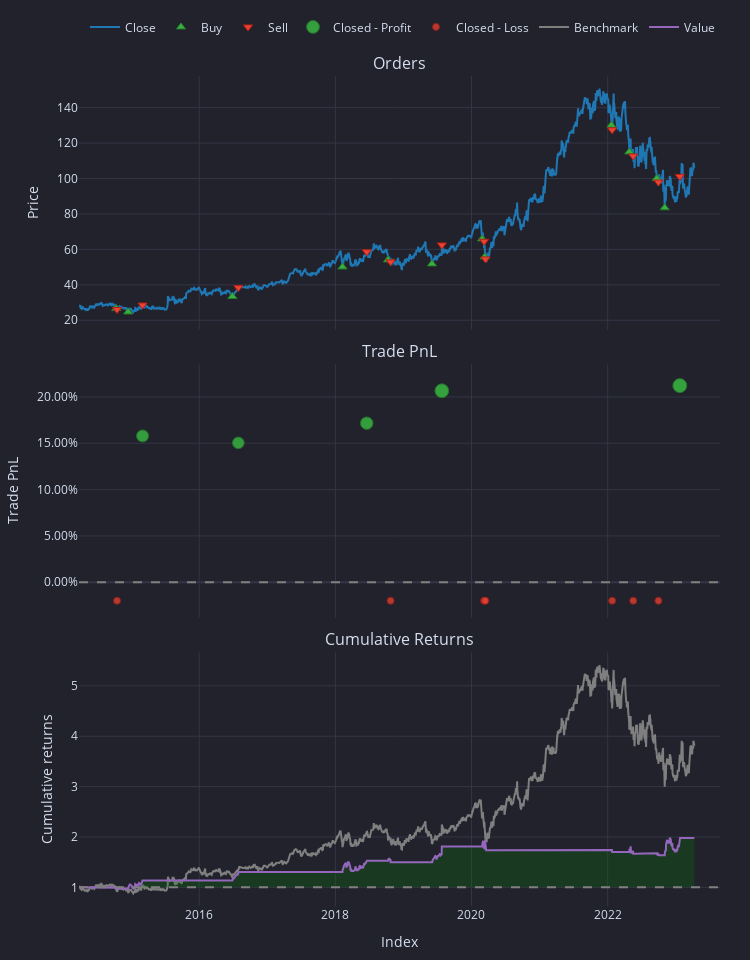

Source (notebook cell):
### Markdown cell above
# 2

### Code cell
# example

RSI = vbt.IF.from_talib('RSI')

@njit
def produce_signal(rsi, entry, exit):
    trend = np.where(rsi > exit, -1, 0)
    trend = np.where(rsi < entry, 1, trend)
    return trend

def custom_indicator(close, rsi_window=14, entry=30, exit=70):
    rsi = RSI.run(close, rsi_window).real.to_numpy()
    return produce_signal(rsi, entry, exit)

ind = vbt.IF(
    class_name="Combination",
    short_name="comb",
    input_names=["close"],
    param_names=["rsi_window", "entry", "exit"],
    output_names=["value"],
).with_apply_func(
    custom_indicator,
    rsi_window=14,
    entry=30,
    exit=70)
# .with_apply_func => set to default
res = ind.run(
    df["Close"],
    rsi_window=14,
    entry=30,
    exit=70,
)

print(res.value)

entries = res.value == 1
exits = res.value == -1

pf = vbt.Portfolio.from_signals(df["Close"],
    entries,
    exits,
    freq='1h',
    sl_stop=[0.02],
)

print(pf.stats())
pf.plot().show()

### Figure 1 — Plotly figure (JSON) as saved in the notebook; plotly's stock layout.template omitted (floating-point values rounded to 4 significant figures; data arrays with more than 128 entries replaced by an {"elided": "..."} marker saying what was removed)
{"data": [{"legendgroup": "0", "line": {"color": "#1f77b4"}, "mode": "lines", "name": "Close", "showlegend": true, "type": "scatter", "uid": "80a4ace6-9086-4fef-94e6-4cc2c2b5d9b6", "x": {"elided": "2276 str values"}, "xaxis": "x", "y": {"elided": "2276 float values"}, "yaxis": "y"}, {"customdata": [["0", "2014-10-13", "2014-10-13", "2014-10-13", 3.761, 26.59, 0, "Market", "None"], ["2", "2014-12-16", "2014-12-16", "2014-12-16", 3.967, 24.7, 0, "Market", "None"], ["4", "2016-06-27", "2016-06-27", "2016-06-27", 3.396, 33.41, 0, "Market", "None"], ["6", "2018-02-08", "2018-02-08", "2018-02-08", 2.607, 50.08, 0, "Market", "None"], ["8", "2018-10-10", "2018-10-10", "2018-10-10", 2.829, 54.06, 0, "Market", "None"], ["10", "2019-06-03", "2019-06-03", "2019-06-03", 2.893, 51.81, 0, "Market", "None"], ["12", "2020-02-27", "2020-02-27", "2020-02-27", 2.745, 65.9, 0, "Market", "None"], ["14", "2020-03-12", "2020-03-12", "2020-03-12", 3.18, 55.75, 0, "Market", "None"], ["16", "2022-01-21", "2022-01-21", "2022-01-21", 1.335, 130.1, 0, "Market", "None"], ["18", "2022-04-27", "2022-04-27", "2022-04-27", 1.48, 115.0, 0, "Market", "None"], ["20", "2022-09-21", "2022-09-21", "2022-09-21", 1.668, 100.0, 0, "Market", "None"], ["22", "2022-11-03", "2022-11-03", "2022-11-03", 1.958, 83.49, 0, "Market", "None"]], "hovertemplate": "<br>Order Id: %{customdata[0]}\n<br>Signal Index: %{customdata[1]}\n<br>Creation Index: %{customdata[2]}\n<br>Fill Index: %{customdata[3]}\n<br>Size: %{customdata[4]:,}\n<br>Price: %{customdata[5]:,}\n<br>Fees: %{customdata[6]:,}\n<br>Type: %{customdata[7]}\n<br>Stop Type: %{customdata[8]}", "marker": {"color": "#37B13F", "line": {"color": "rgb(38,123,44)", "width": 1}, "size": 8, "symbol": "triangle-up"}, "mode": "markers", "name": "Buy", "type": "scatter", "uid": "057f8540-34fc-460c-a7ea-1e1b273f372d", "x": ["2014-10-13T00:00:00", "2014-12-16T00:00:00", "2016-06-27T00:00:00", "2018-02-08T00:00:00", "2018-10-10T00:00:00", "2019-06-03T00:00:00", "2020-02-27T00:00:00", "2020-03-12T00:00:00", "2022-01-21T00:00:00", "2022-04-27T00:00:00", "2022-09-21T00:00:00", "2022-11-03T00:00:00"], "xaxis": "x", "y": [26.59, 24.7, 33.41, 50.08, 54.06, 51.81, 65.9, 55.75, 130.1, 115.0, 100.0, 83.49], "yaxis": "y"}, {"customdata": [["1", "2014-10-13", "2014-10-17", "2014-10-17", 3.761, 26.06, 0, "Market", "SL"], ["3", "2015-03-03", "2015-03-03", "2015-03-03", 3.967, 28.6, 0, "Market", "None"], ["5", "2016-07-29", "2016-07-29", "2016-07-29", 3.396, 38.44, 0, "Market", "None"], ["7", "2018-06-18", "2018-06-18", "2018-06-18", 2.607, 58.67, 0, "Market", "None"], ["9", "2018-10-10", "2018-10-24", "2018-10-24", 2.829, 52.98, 0, "Market", "SL"], ["11", "2019-07-26", "2019-07-26", "2019-07-26", 2.893, 62.52, 0, "Market", "None"], ["13", "2020-02-27", "2020-03-09", "2020-03-09", 2.745, 64.59, 0, "Market", "SL"], ["15", "2020-03-12", "2020-03-16", "2020-03-16", 3.18, 54.63, 0, "Market", "SL"], ["17", "2022-01-21", "2022-01-25", "2022-01-25", 1.335, 127.5, 0, "Market", "SL"], ["19", "2022-04-27", "2022-05-18", "2022-05-18", 1.48, 112.7, 0, "Market", "SL"], ["21", "2022-09-21", "2022-09-30", "2022-09-30", 1.668, 98.01, 0, "Market", "SL"], ["23", "2023-01-23", "2023-01-23", "2023-01-23", 1.958, 101.2, 0, "Market", "None"]], "hovertemplate": "<br>Order Id: %{customdata[0]}\n<br>Signal Index: %{customdata[1]}\n<br>Creation Index: %{customdata[2]}\n<br>Fill Index: %{customdata[3]}\n<br>Size: %{customdata[4]:,}\n<br>Price: %{customdata[5]:,}\n<br>Fees: %{customdata[6]:,}\n<br>Type: %{customdata[7]}\n<br>Stop Type: %{customdata[8]}", "marker": {"color": "#EA4335", "line": {"color": "rgb(181,31,18)", "width": 1}, "size": 8, "symbol": "triangle-down"}, "mode": "markers", "name": "Sell", "type": "scatter", "uid": "93ec873b-6cda-48a2-94db-2449438a0d02", "x": ["2014-10-17T00:00:00", "2015-03-03T00:00:00", "2016-07-29T00:00:00", "2018-06-18T00:00:00", "2018-10-24T00:00:00", "2019-07-26T00:00:00", "2020-03-09T00:00:00", "2020-03-16T00:00:00", "2022-01-25T00:00:00", "2022-05-18T00:00:00", "2022-09-30T00:00:00", "2023-01-23T00:00:00"], "xaxis": "x", "y": [26.06, 28.6, 38.44, 58.67, 52.98, 62.52, 64.59, 54.63, 127.5, 112.7, 98.01, 101.2], "yaxis": "y"}, {"customdata": [["1", "1", "2015-03-03", 15.48, 0.158], ["2", "2", "2016-07-29", 17.07, 0.1504], ["3", "3", "2018-06-18", 22.41, 0.1717], ["5", "5", "2019-07-26", 30.98, 0.2067], ["11", "11", "2023-01-23", 34.7, 0.2122]], "hovertemplate": "<br>Exit Trade Id: %{customdata[0]}\n<br>Position Id: %{customdata[1]}\n<br>Exit Index: %{customdata[2]}\n<br>PnL: %{customdata[3]:,}\n<br>Return: %{customdata[4]:,%}", "marker": {"color": "#37B13F", "line": {"color": "rgb(38,123,44)", "width": 1}, "opacity": [0.8576, 0.8518, 0.8684, 0.8957, 0.9], "size": [12.02, 11.75, 12.52, 13.8, 14], "symbol": "circle"}, "mode": "markers", "name": "Closed - Profit", "type": "scatter", "uid": "b4f57cb9-2c62-4d01-8987-c09eb255f2fd", "x": ["2015-03-03T00:00:00", "2016-07-29T00:00:00", "2018-06-18T00:00:00", "2019-07-26T00:00:00", "2023-01-23T00:00:00"], "xaxis": "x2", "y": [0.158, 0.1504, 0.1717, 0.2067, 0.2122], "yaxis": "y2"}, {"customdata": [["0", "0", "2014-10-17", -2, -0.02], ["4", "4", "2018-10-24", -3.059, -0.02], ["6", "6", "2020-03-09", -3.618, -0.02], ["7", "7", "2020-03-16", -3.545, -0.02], ["8", "8", "2022-01-25", -3.475, -0.02], ["9", "9", "2022-05-18", -3.405, -0.02], ["10", "10", "2022-09-30", -3.337, -0.02]], "hovertemplate": "<br>Exit Trade Id: %{customdata[0]}\n<br>Position Id: %{customdata[1]}\n<br>Exit Index: %{customdata[2]}\n<br>PnL: %{customdata[3]:,}\n<br>Return: %{customdata[4]:,%}", "marker": {"color": "#EA4335", "line": {"color": "rgb(181,31,18)", "width": 1}, "opacity": [0.75, 0.75, 0.75, 0.75, 0.75, 0.75, 0.75], "size": [7.0, 7.0, 7, 7.0, 7, 7.0, 7.0], "symbol": "circle"}, "mode": "markers", "name": "Closed - Loss", "type": "scatter", "uid": "49a11b2f-5074-440f-9a5e-599d58d2c4c0", "x": ["2014-10-17T00:00:00", "2018-10-24T00:00:00", "2020-03-09T00:00:00", "2020-03-16T00:00:00", "2022-01-25T00:00:00", "2022-05-18T00:00:00", "2022-09-30T00:00:00"], "xaxis": "x2", "y": [-0.02, -0.02, -0.02, -0.02, -0.02, -0.02, -0.02], "yaxis": "y2"}, {"legendgroup": "1", "line": {"color": "#7f7f7f"}, "mode": "lines", "name": "Benchmark", "showlegend": true, "type": "scatter", "uid": "5e54173e-37ab-4723-a1b4-aa5cc4d1927a", "x": {"elided": "2276 str values"}, "xaxis": "x3", "y": {"elided": "2276 float values"}, "yaxis": "y3"}, {"hoverinfo": "skip", "line": {"color": "rgba(0, 0, 0, 0)", "width": 0}, "mode": "lines", "opacity": 0, "showlegend": false, "type": "scatter", "uid": "6a8fe509-8367-4b8f-87d8-323c16cf39cb", "x": {"elided": "2276 str values"}, "xaxis": "x3", "y": {"elided": "2276 int values"}, "yaxis": "y3"}, {"connectgaps": false, "fill": "tonexty", "fillcolor": "rgba(0, 128, 0, 0.25)", "hoverinfo": "skip", "line": {"color": "rgba(0, 0, 0, 0)", "width": 0}, "mode": "lines", "opacity": 0, "showlegend": false, "type": "scatter", "uid": "3f38dbaa-3777-4c4c-b46f-7a3676874c0d", "x": {"elided": "2276 str values"}, "xaxis": "x3", "y": {"elided": "2276 float values"}, "yaxis": "y3"}, {"hoverinfo": "skip", "line": {"color": "rgba(0, 0, 0, 0)", "width": 0}, "mode": "lines", "opacity": 0, "showlegend": false, "type": "scatter", "uid": "af4e2728-5b1d-4555-9953-856ad88c28a7", "x": {"elided": "2276 str values"}, "xaxis": "x3", "y": {"elided": "2276 int values"}, "yaxis": "y3"}, {"connectgaps": false, "fill": "tonexty", "fillcolor": "rgba(255, 0, 0, 0.25)", "hoverinfo": "skip", "line": {"color": "rgba(0, 0, 0, 0)", "width": 0}, "mode": "lines", "opacity": 0, "showlegend": false, "type": "scatter", "uid": "db86ccd8-95f4-4574-88c4-e1fc26291981", "x": {"elided": "2276 str values"}, "xaxis": "x3", "y": {"elided": "2276 float values"}, "yaxis": "y3"}, {"legendgroup": "2", "line": {"color": "#9467bd"}, "mode": "lines", "name": "Value", "showlegend": true, "type": "scatter", "uid": "9b92493b-1221-4cab-8c31-06220dc3cb8b", "x": {"elided": "2276 str values"}, "xaxis": "x3", "y": {"elided": "2276 float values"}, "yaxis": "y3"}, {"hoverinfo": "skip", "line": {"color": "rgba(0, 0, 0, 0)", "width": 0}, "mode": "lines", "opacity": 0, "showlegend": false, "type": "scatter", "uid": "f0229e85-09e0-4258-8a71-5cff6fe068f2", "x": {"elided": "2276 str values"}, "xaxis": "x3", "y": {"elided": "2276 int values"}, "yaxis": "y3"}], "layout": {"annotations": [{"font": {"size": 16}, "showarrow": false, "text": "Orders", "x": 0.5, "xanchor": "center", "xref": "paper", "y": 1, "yanchor": "bottom", "yref": "paper"}, {"font": {"size": 16}, "showarrow": false, "text": "Trade PnL", "x": 0.5, "xanchor": "center", "xref": "paper", "y": 0.6528, "yanchor": "bottom", "yref": "paper"}, {"font": {"size": 16}, "showarrow": false, "text": "Cumulative Returns", "x": 0.5, "xanchor": "center", "xref": "paper", "y": 0.3056, "yanchor": "bottom", "yref": "paper"}], "height": 960, "legend": {"orientation": "h", "traceorder": "normal", "x": 1, "xanchor": "right", "y": 1.042, "yanchor": "bottom"}, "margin": {"b": 30, "l": 30, "r": 30, "t": 30}, "shapes": [{"line": {"color": "gray", "dash": "dash"}, "type": "line", "x0": 0, "x1": 1, "xref": "paper", "y0": 0, "y1": 0, "yref": "y2"}, {"line": {"color": "gray", "dash": "dash"}, "type": "line", "x0": 0, "x1": 1, "xref": "paper", "y0": 1, "y1": 1, "yref": "y3"}], "showlegend": true, "width": 750, "xaxis": {"anchor": "y", "domain": [0, 1], "matches": "x3", "showticklabels": false}, "xaxis2": {"anchor": "y2", "domain": [0, 1], "matches": "x3", "showticklabels": false}, "xaxis3": {"anchor": "y3", "domain": [0, 1], "title": {"text": "Index"}}, "yaxis": {"anchor": "x", "domain": [0.6944, 1], "title": {"text": "Price"}}, "yaxis2": {"anchor": "x2", "domain": [0.3472, 0.6528], "tickformat": ".2%", "title": {"text": "Trade PnL"}}, "yaxis3": {"anchor": "x3", "domain": [0, 0.3056], "title": {"text": "Cumulative returns"}}}}
